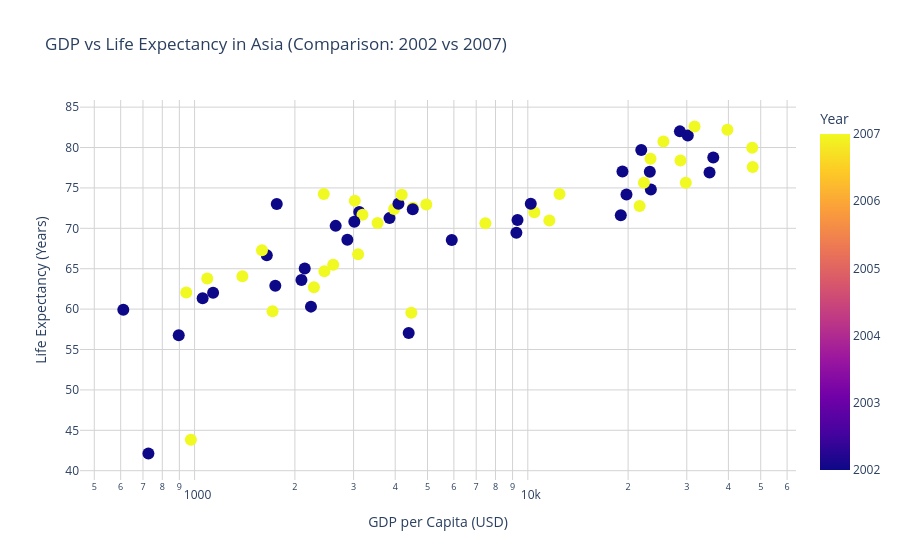

Here is the notebook cell this chart was saved with:
### Markdown cell above
## Task 1 — Scatter: life expectancy change over time

**What to build:** A scatter showing **GDP per capita vs life expectancy** for **two years** (2000 and 2007) to show how both moved — use **colour for year** (just 2 colours), **one continent only**.

Choose any continent except Africa (that was the example). Highlight the change direction.

> 💡 Filter: `df.loc[df['continent'] == 'YOUR_CHOICE']` then filter years

### Code cell
# Task 1
import plotly.express as px

df = px.data.gapminder()

continent_choice = 'Asia'
df_filtered = df.loc[
    (df['continent'] == continent_choice) & 
    (df['year'].isin([2002, 2007]))
]

fig = px.scatter(
    df_filtered, 
    x="gdpPercap", 
    y="lifeExp",
    color="year",
    hover_name="country",
    log_x=True,
    title=f"GDP vs Life Expectancy in {continent_choice} (Comparison: 2002 vs 2007)",
    color_discrete_map={
        2002: "red",
        2007: "blue"
    },
    labels={
        "gdpPercap": "GDP per Capita (USD)",
        "lifeExp": "Life Expectancy (Years)",
        "year": "Year"
    }
)

fig.update_traces(marker=dict(size=12))
fig.update_layout(
    plot_bgcolor='white',
    xaxis=dict(showgrid=True, gridcolor='LightGray'),
    yaxis=dict(showgrid=True, gridcolor='LightGray')
)

fig.show()

### Figure 1 — Plotly figure (JSON) as saved in the notebook; plotly's stock layout.template omitted (floating-point values rounded to 4 significant figures)
{"data": [{"hovertemplate": "<b>%{hovertext}</b><br><br>GDP per Capita (USD)=%{x}<br>Life Expectancy (Years)=%{y}<br>Year=%{marker.color}<extra></extra>", "hovertext": ["Afghanistan", "Afghanistan", "Bahrain", "Bahrain", "Bangladesh", "Bangladesh", "Cambodia", "Cambodia", "China", "China", "Hong Kong, China", "Hong Kong, China", "India", "India", "Indonesia", "Indonesia", "Iran", "Iran", "Iraq", "Iraq", "Israel", "Israel", "Japan", "Japan", "Jordan", "Jordan", "Korea, Dem. Rep.", "Korea, Dem. Rep.", "Korea, Rep.", "Korea, Rep.", "Kuwait", "Kuwait", "Lebanon", "Lebanon", "Malaysia", "Malaysia", "Mongolia", "Mongolia", "Myanmar", "Myanmar", "Nepal", "Nepal", "Oman", "Oman", "Pakistan", "Pakistan", "Philippines", "Philippines", "Saudi Arabia", "Saudi Arabia", "Singapore", "Singapore", "Sri Lanka", "Sri Lanka", "Syria", "Syria", "Taiwan", "Taiwan", "Thailand", "Thailand", "Vietnam", "Vietnam", "West Bank and Gaza", "West Bank and Gaza", "Yemen, Rep.", "Yemen, Rep."], "legendgroup": "", "marker": {"color": [2002, 2007, 2002, 2007, 2002, 2007, 2002, 2007, 2002, 2007, 2002, 2007, 2002, 2007, 2002, 2007, 2002, 2007, 2002, 2007, 2002, 2007, 2002, 2007, 2002, 2007, 2002, 2007, 2002, 2007, 2002, 2007, 2002, 2007, 2002, 2007, 2002, 2007, 2002, 2007, 2002, 2007, 2002, 2007, 2002, 2007, 2002, 2007, 2002, 2007, 2002, 2007, 2002, 2007, 2002, 2007, 2002, 2007, 2002, 2007, 2002, 2007, 2002, 2007, 2002, 2007], "coloraxis": "coloraxis", "size": 12, "symbol": "circle"}, "mode": "markers", "name": "", "orientation": "v", "showlegend": false, "type": "scatter", "x": [726.7, 974.6, 23400.0, 29800.0, 1136.0, 1391.0, 896.2, 1714.0, 3119.0, 4959.0, 30210.0, 39720.0, 1747.0, 2452.0, 2874.0, 3541.0, 9241.0, 11610.0, 4391.0, 4471.0, 21910.0, 25520.0, 28600.0, 31660.0, 3845.0, 4519.0, 1647.0, 1593.0, 19230.0, 23350.0, 35110.0, 47310.0, 9314.0, 10460.0, 10210.0, 12450.0, 2141.0, 3096.0, 611, 944, 1057.0, 1091.0, 19770.0, 22320.0, 2093.0, 2606.0, 2651.0, 3190.0, 19010.0, 21650.0, 36020.0, 47140.0, 3015.0, 3970.0, 4091.0, 4185.0, 23240.0, 28720.0, 5913.0, 7458.0, 1764.0, 2442.0, 4515.0, 3025.0, 2235.0, 2281.0], "xaxis": "x", "y": [42.13, 43.83, 74.8, 75.64, 62.01, 64.06, 56.75, 59.72, 72.03, 72.96, 81.5, 82.21, 62.88, 64.7, 68.59, 70.65, 69.45, 70.96, 57.05, 59.55, 79.7, 80.75, 82, 82.6, 71.26, 72.53, 66.66, 67.3, 77.05, 78.62, 76.9, 77.59, 71.03, 71.99, 73.04, 74.24, 65.03, 66.8, 59.91, 62.07, 61.34, 63.78, 74.19, 75.64, 63.61, 65.48, 70.3, 71.69, 71.63, 72.78, 78.77, 79.97, 70.81, 72.4, 73.05, 74.14, 76.99, 78.4, 68.56, 70.62, 73.02, 74.25, 72.37, 73.42, 60.31, 62.7], "yaxis": "y"}], "layout": {"coloraxis": {"colorbar": {"title": {"text": "Year"}}, "colorscale": [[0, "#0d0887"], [0.1111, "#46039f"], [0.2222, "#7201a8"], [0.3333, "#9c179e"], [0.4444, "#bd3786"], [0.5556, "#d8576b"], [0.6667, "#ed7953"], [0.7778, "#fb9f3a"], [0.8889, "#fdca26"], [1, "#f0f921"]]}, "legend": {"tracegroupgap": 0}, "plot_bgcolor": "white", "title": {"text": "GDP vs Life Expectancy in Asia (Comparison: 2002 vs 2007)"}, "xaxis": {"anchor": "y", "domain": [0, 1], "gridcolor": "LightGray", "showgrid": true, "title": {"text": "GDP per Capita (USD)"}, "type": "log"}, "yaxis": {"anchor": "x", "domain": [0, 1], "gridcolor": "LightGray", "showgrid": true, "title": {"text": "Life Expectancy (Years)"}}}}
